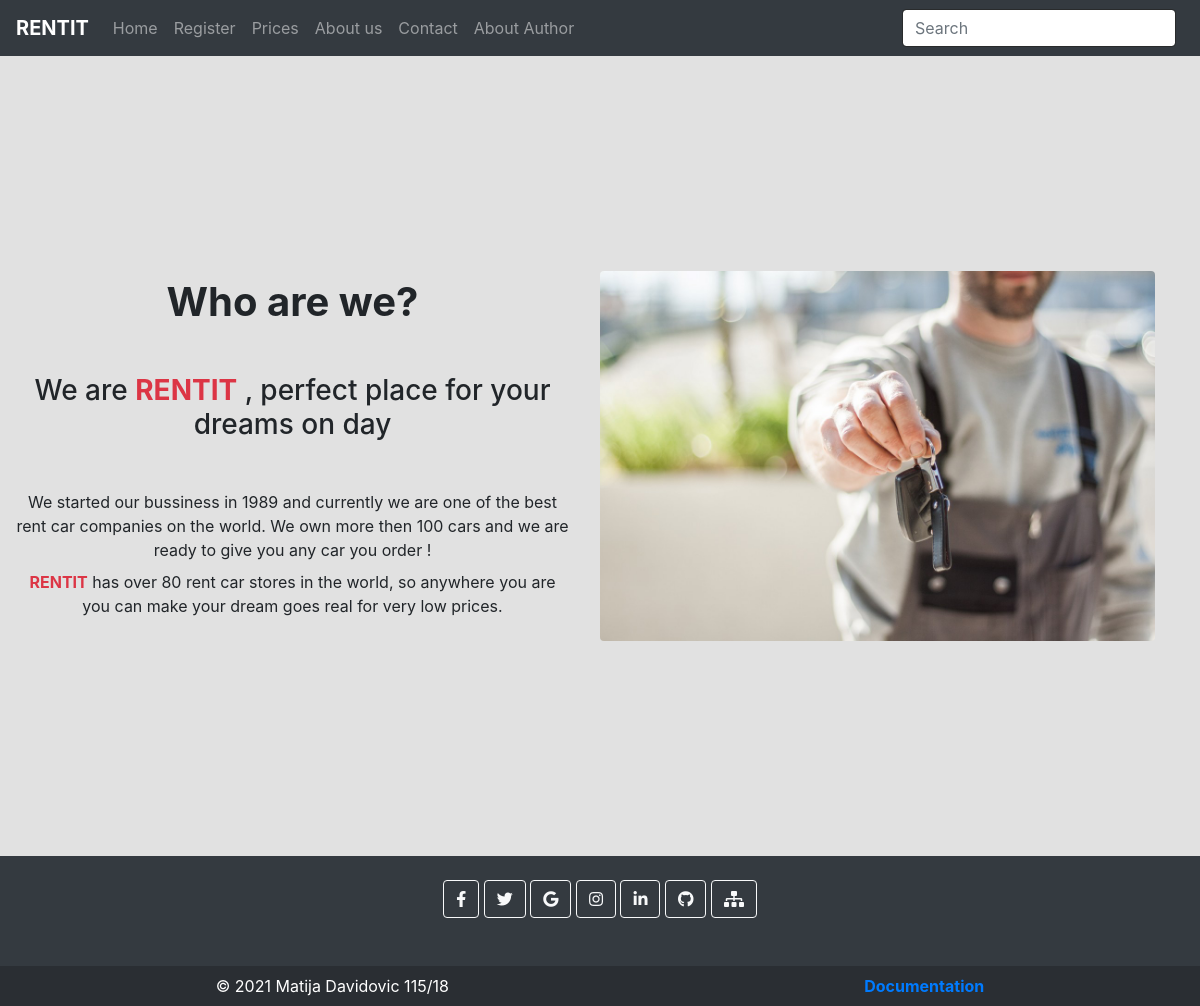
Page /about.php on the committed database.
### tables this page shows
CREATE TABLE `menu` (
  `menuID` int(11) NOT NULL,
  `href` varchar(255) NOT NULL,
  `title` varchar(255) NOT NULL
);

### views/showMenu.php (the view, shortened to what this page needs)
<?php
        try{
        include_once("data/connection.php");
        $query = "SELECT * FROM menu";
        $result = $connection ->query($query)->fetchAll();
        foreach($result as $r){
            if(!isset($_SESSION["username"]) AND $r->href != "logic/logout.php" AND $r->href!="adminPanel.php"){
            echo "<li class='nav-item'><a class='nav-link' href='$r->href'>$r->title</a></li>";
            }
        }
        }
        catch(PDOException $e){
        http_response_code(500);
        echo $e->getMessage();
        }
?>

### assets/css/style.css (style rules this page uses)
* { margin: 0; padding: 0; box-sizing: border-box; }
body { background: #e1e1e1; }

### rows in the picture
menu: title "Home"
menu: title "Register"
menu: title "Prices"
menu: title "About us"
menu: title "Contact"
menu: title "About Author"
